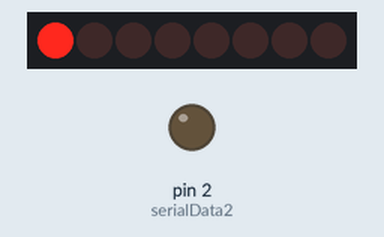
The sketch below on a simulated Arduino Uno, built with avr-gcc and run on an emulated ATmega328P. On the bench: 8 shift-register outputs drawn as a row of LEDs (first output left, lit = HIGH), output pins drawn as LEDs (lit = HIGH). Wiring (inferred from the names in the program): shift register (74HC595): data pin 3; shift clock pin 4; latch pin 5. Wiring (inferred from the signals the program sends): row of LEDs: on Q0, Q1, Q2, Q3, Q4, Q5, Q6, Q7. Pins used as bus, display or sensor lines are not drawn.

Above: at 0.6 s.
At 5.1 s:
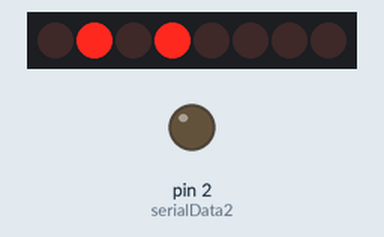
At 10.1 s:
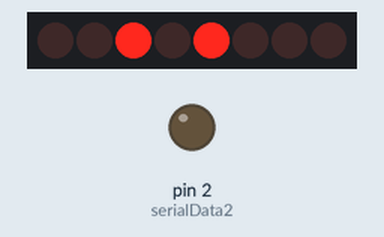
At 20.1 s:
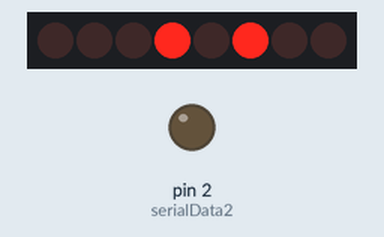
At 30.1 s:
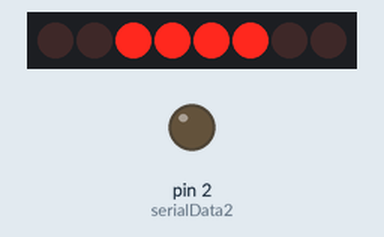
At 39.75 s:
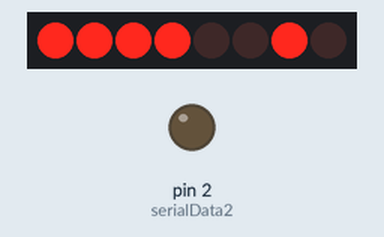
Timing chart, 0 to 40.0 s (numbered marks = the images above):
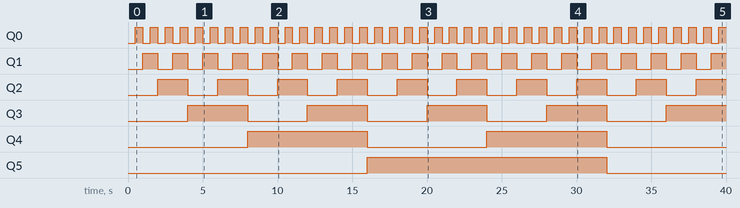

The sketch:

LEDshiftReg.ino
```cpp
///* Code from
//https://www.youtube.com/watch?v=NykONuPWycc&t=309s */
//
//
int serialData1 = 3;            // Arduino pin 2 connected to Pin 14, SER(serial input) of SR
int shiftClock = 4;             // Arduino pin 4 connected to Pin 11, SRCLK(shift clock) of SR
int latchClock = 5;             // Arduino pin 5 connected to Pin 12, RCLK(storage/latch clock) of SR
int serialData2 = 2;            // Arduino pin 3 connected to Pin 14, SER(serial input) of SR

void setup()
{                 // runs onece at stratup
  //pinMode(clearPin, OUTPUT);
  pinMode(serialData1, OUTPUT);
  pinMode(shiftClock, OUTPUT);
  pinMode(latchClock, OUTPUT);
  pinMode(serialData2, OUTPUT);

  //digitalWrite(clearPin, Low);          // Pin is active-low, this clears the shift register
  //digitalWrite(clearPin, High);         // Clear pin is inactive
}
//
void loop ()
{                 // runs and loops continuously
  for (int shiftCount = 0; shiftCount < 250; shiftCount++)
  {               // count from 0 to 255 and display the number on the LEDs in binary

    digitalWrite(latchClock, LOW);        // take the latchClock low so the LEDs don't change while you're sending in bits.

    shiftOut(serialData1, shiftClock, MSBFIRST, shiftCount); // shift out the bits
    digitalWrite(latchClock, HIGH);       // take the latch pin so the LEDs will light up
    delay(500);           // pause before the next value
  }
}
//
//// latch clock  on HIGH activates LEDs with parallel out (LEDs light up in binary order of shiftCount)
//
//void loop ()
//{
//  int shiftCount = 1;
//
//  digitalWrite(latchClock, LOW);        // take the latchClock low so the LEDs don't change while you're sending in bits.
//  shiftOut(serialData1, shiftClock, MSBFIRST, shiftCount); // shift out the bits
//  digitalWrite(latchClock, HIGH);       // take the latch pin so the LEDs will light up
//
//}
```

Measured:
- by itself, Q0: alternates HIGH for 0.50 s and LOW for 0.50 s
- by itself, Q1: alternates HIGH for 1.0 s and LOW for 1.0 s
- by itself, Q2: alternates HIGH for 2.0 s and LOW for 2.0 s
- by itself, Q3: alternates HIGH for 4.0 s and LOW for 4.0 s
- by itself, Q4: alternates HIGH for 8.0 s and LOW for 8.0 s
- by itself, Q5: LOW → HIGH at 16.0 s, → LOW 16.0 s later
